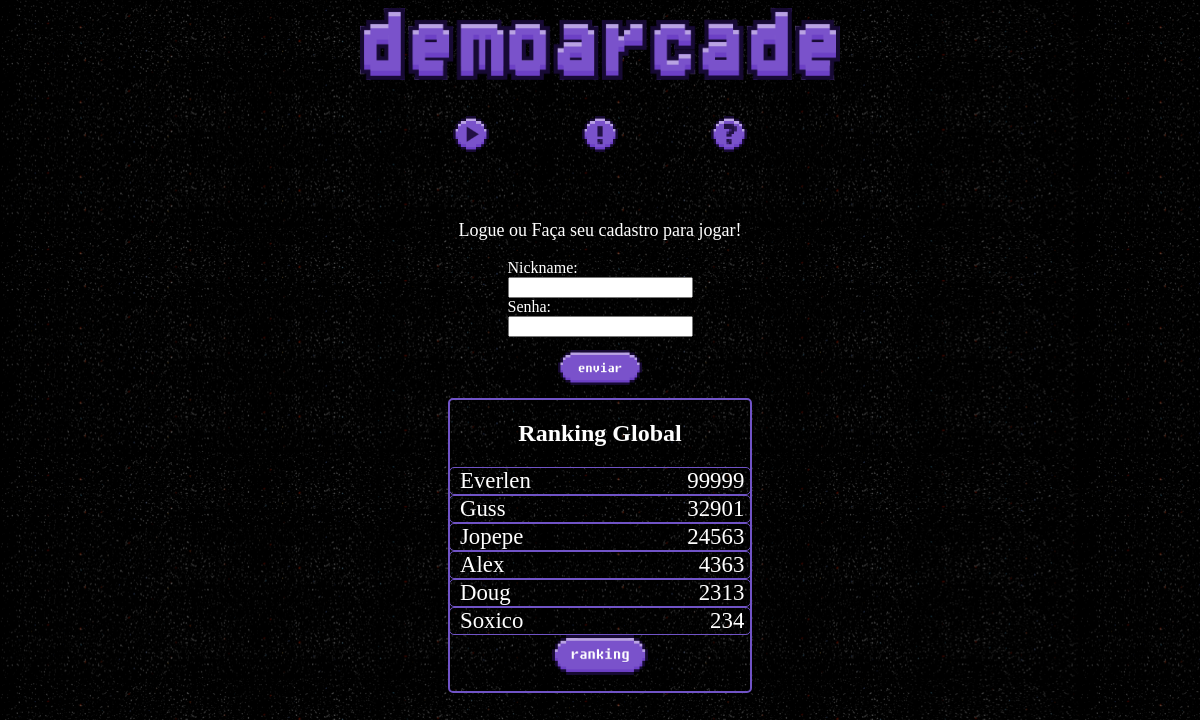
The page / on the database its author committed.
### website/models.py (models this page shows, shortened)
class pontuacao(models.Model):
    player = models.ForeignKey(player, on_delete=models.CASCADE)
    pontuacao = models.IntegerField()

class player(models.Model):
    nickname = models.CharField(max_length=10)
    senha = models.CharField(max_length=20)

### website/views.py (the view, shortened to what this page needs)
# urls.py: path('', views_site.Mostrar_home),
def Mostrar_home (request):
    form = playerForm(request.POST or None)
    list_ranking = pontuacao.objects.filter().order_by('pontuacao').reverse()
    context = {
        'formulary': form,
        'list_ranking': list_ranking,
    }
    return render (request, 'home.html', context)

### website/forms.py
class playerForm(forms.ModelForm):
    nickname = forms.CharField(widget=forms.TextInput(
        attrs={
            'class': 'form'
        }
    ))
    senha = forms.CharField(widget=forms.PasswordInput(
        attrs={
            'class': 'form'
        }
    ))
    class Meta:
        model = player
        fields = [
            'nickname',
            'senha',
        ]

### website/templates/home.html (shortened to what this page needs)
{% load static %}
<!DOCTYPE html>
<html lang="pt-br">
<head>
    <link rel="stylesheet" href="{% static 'style.css' %}">
    <link href="{% static 'fonts/FSEX300.ttf' %}" rel="stylesheet">
</head>
<body>
        <section class="home">
            <div id="logohome">
                <img src="{% static 'Img_template/demoarcade.png' %}" alt="demoarcade"></body>
            <div class ="home_icons">
                <a href="/game" id="home_icon_play"><img src="{% static 'Img_template/playicon.png' %}" title= "Clique aqui para jogar">
                </a>
                <a href="/sobre" id="home_icon_about"><img src="{% static 'Img_template/abouticon.png' %}" alt="Ícone do sobre">
                </a>
                <a href="/instrucoes" id="home_icon_help"><img src="{% static 'Img_template/howtoplayicon.png' %}" alt="Ícone das instruções">
                <p id="mostrar_help">ajuda</p></a>
                </div>
        <div class="cadastro">
        <p>Logue ou Faça seu cadastro para jogar!</p>
        </div>
        <div class="form">
            {% if formulary %}
            <form method="POST">
            {{formulary}}
            <div id="button">
                <button>
                    <img src="{% static 'Img_template/enviar.png' %}">
                </button>
            </div>
            </form>
            {% endif %}
        </div>
        <div class="score">
            <section>
                <div class = "titulo_ranking_home"><h1>Ranking Global</h1></div>
                {% for item in list_ranking %}
                <div class="container_rank">
                        <div class = "div_item_rank">
                            <p class = "item_rank_esquerda"> {{ item.player.nickname }}</p>
                            <p> {{ item.pontuacao }} </p>
                        </div>
                    </div>
                {% endfor %}
                    <a href="/ranking" id="ranking"><img src="{% static 'Img_template/ranking.png' %}" alt="Botão de ranking"></a>
            </section>
        </div>
</html>

### website/static/style.css (style rules this page uses)
body { background-image: url(Img_template/fundo.png); background-size: 90vw; display: grid; font-family: 'Fixedsys Excelsior 3.01'; grid-template-areas:'navbar' 'header' 'main'; grid-template-columns: 100%; }
.home { display: grid; justify-content: center; }
#logohome { align-items: center; display: flex; justify-content: center; }
#logohome img { width: 40vw; }
.home_icons { align-items: top; display: flex; justify-content: space-evenly; text-decoration: none; }
.home_icons img { margin-top: 3vw; width: 3vw; }
.cadastro { align-items: center; color: white; display: flex; justify-content: center; font-size: 1.5vw; font-family: "demoArcade"; }
.form { align-items: center; color: black; display: flex; justify-content: center; }
.form form { color:white; font-family: "demoArcade"; }
.form button { display: flex; justify-content: center; align-items: center; font-family: "demoArcade"; }
.form button img { width: 7vw; }
button { background: none; border: none; margin: 1vw; }
#button { align-items: center; background: none; border: none; display: flex; justify-content: center; }
.score { display: flex; align-items: center; justify-content: center; }
.score section { align-items: center; border: 0.2vw solid; border-color: #7053c6; border-radius: 5px; color: white; display: grid; justify-content: center; width: 25vw; font-family: "demoArcade"; }
.score section p { font-size: 1.9vw; text-align: left; font-family: "demoArcade"; }
#ranking { display: flex; justify-content: center; }
#ranking img { margin-bottom: 2vh; width: 8vw; }
.titulo_ranking_home { align-items: center; color : white; display: flex; justify-content: center; }
.container_rank { align-items: center; display: flex; justify-content: center; }
.div_item_rank { align-items: center; border: 0.1vw solid; border-color: #7053c6; border-radius: 5px; display: flex; justify-content: space-between; margin: 0; width: 25vw; font-family: "demoArcade"; }
.div_item_rank p { color: white; font-size: 1.5vw; margin: 0; font-family: "demoArcade"; }
.item_rank_esquerda { padding-left: 10px; }

### rows shown on the page
pontuacao: player.nickname "Everlen", pontuacao "99999"
pontuacao: player.nickname "Guss", pontuacao "32901"
pontuacao: player.nickname "Jopepe", pontuacao "24563"
pontuacao: player.nickname "Alex", pontuacao "4363"
pontuacao: player.nickname "Doug", pontuacao "2313"
pontuacao: player.nickname "Soxico", pontuacao "234"
